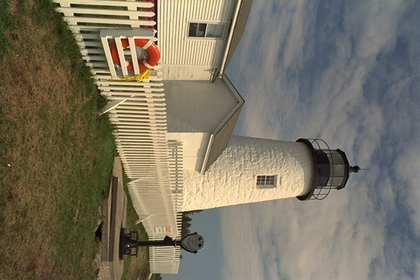
%> input picture bilinear/DemoPOCS/16small.tif, 420 x 280 px, shrunk from 576 x 384 before the run
$ octave Test.m   (GNU Octave 9; MATLAB toolbox functions it lacks are replaced by stand-ins)
%> lines starting %> are read from the running program, lines starting %| are printed output that depends on the picture
### bilinear/DemoPOCS/mosaic.m
%
% mosaic -> Creates a Bayer mosaic from an RGB image
%
%		[X] = mosaic(RGB)
%		RGB			-> Input image
%		X   	    -> Bayer sampled mosaic
%
% Bahadir K. Gunturk
% Department of Electrical and Computer Engineering
% Louisiana State University
% Email: bahadir@ece.lsu.edu
% URL  : http://www.ece.lsu.edu/~bahadir

function [X] = mosaic(RGB)

% G R
% B G

X = zeros(size(RGB,1),size(RGB,2));

X(1:2:end,2:2:end) = RGB(1:2:end,2:2:end,1); % Red
X(1:2:end,1:2:end) = RGB(1:2:end,1:2:end,2); % Green
X(2:2:end,2:2:end) = RGB(2:2:end,2:2:end,2); % Green
X(2:2:end,1:2:end) = RGB(2:2:end,1:2:end,3); % Blue


### bilinear/DemoPOCS/interp_bilinear.m
%
% interp_bilinear -> Bilinear interpolation from a Bayer mosaic
%
%		[RGB] = interp_bilinear(X)
%		RGB			-> Bilinearly interpolated image
%		X   	    -> Bayer sampled mosaic
%
% Bahadir K. Gunturk
% Department of Electrical and Computer Engineering
% Louisiana State University
% Email: bahadir@ece.lsu.edu
% URL  : http://www.ece.lsu.edu/~bahadir


function [RGB] = interp_bilinear(X)

% G R
% B G

% masks for Bayer pattern
Mr  = zeros(size(X)); Mr(1:2:end,2:2:end) = 1;   % 0:not red,  1:red
Mb  = zeros(size(X)); Mb(2:2:end,1:2:end) = 1;   % 0:not blue, 1:blue
Mg1 = zeros(size(X)); Mg1(1:2:end,1:2:end) = 1;  % 0: not G1,  1:G1
Mg2 = zeros(size(X)); Mg2(2:2:end,2:2:end) = 1;  % 0: not G2,  1:G2

% Green
Hg = [0 1/4 0; 1/4 1 1/4; 0 1/4 0];
G = conv2((Mg1+Mg2).*X,Hg,'same');

% Red/Blue
Hr = [1/4 1/2 1/4; 1/2 1 1/2; 1/4 1/2 1/4];
R = conv2(Mr.*X,Hr,'same');
B = conv2(Mb.*X,Hr,'same');

RGB(:,:,1) = R;
RGB(:,:,2) = G;
RGB(:,:,3) = B;

RGB(RGB<0) = 0;
RGB(RGB>255) = 255;

### bilinear/DemoPOCS/interp_edgeG.m
%
% interp_edgeG -> Edge-directed interpolation of G channel from a Bayer mosaic
%
%		[RGB] = interp_edgeG(X)
%		RGB			-> R and B are bilinearly interpolated, G is edge-directed interpolated
%		X   	    -> Bayer sampled mosaic
%
% Bahadir K. Gunturk
% Department of Electrical and Computer Engineering
% Louisiana State University
% Email: bahadir@ece.lsu.edu
% URL  : http://www.ece.lsu.edu/~bahadir


function [RGB] = interp_edgeG(X)

% G R
% B G

[height,width] = size(X);

RGB = interp_bilinear(X);

G = RGB(:,:,2);

% Interpolate G over B samples (excluding borders)
%


for j=4:2:height-4,
   for i=3:2:width-4,
      deltaH = abs( G(j,i-1)-G(j,i+1) ) + abs( 2*X(j,i)-X(j,i-2)-X(j,i+2) );
	  deltaV = abs( G(j-1,i)-G(j+1,i) ) + abs( 2*X(j,i)-X(j-2,i)-X(j+2,i) );
      if deltaV>deltaH,
         G(j,i) = ( G(j,i-1)+G(j,i+1) )/2 + ( 2*X(j,i)-X(j,i-2)-X(j,i+2) )/4;
      elseif deltaH>deltaV,
         G(j,i) = ( G(j-1,i)+G(j+1,i) )/2 + ( 2*X(j,i)-X(j-2,i)-X(j+2,i) )/4;
      else
         G(j,i) = ( G(j,i-1)+G(j,i+1)+G(j-1,i)+G(j+1,i))/4 + ...
             ( 2*X(j,i)-X(j,i-2)-X(j,i+2) + 2*X(j,i)-X(j-2,i)-X(j+2,i))/8;
      end;

   end;
end;
%
% Interpolate G over R samples (excluding borders)
%
for j=3:2:height-4,
   for i=4:2:width-4,
      deltaH = abs( G(j,i-1)-G(j,i+1) ) + abs( 2*X(j,i)-X(j,i-2)-X(j,i+2) );
      deltaV = abs( G(j-1,i)-G(j+1,i) ) + abs( 2*X(j,i)-X(j-2,i)-X(j+2,i) );
      if deltaV>deltaH,
         G(j,i) = ( G(j,i-1)+G(j,i+1) )/2 + ( 2*X(j,i)-X(j,i-2)-X(j,i+2) )/4;
      elseif deltaH>deltaV,
         G(j,i) = ( G(j-1,i)+G(j+1,i) )/2 + ( 2*X(j,i)-X(j-2,i)-X(j+2,i) )/4;
      else
         G(j,i) = ( G(j,i-1)+G(j,i+1)+G(j-1,i)+G(j+1,i))/4 + ...
             ( 2*X(j,i)-X(j,i-2)-X(j,i+2) + 2*X(j,i)-X(j-2,i)-X(j+2,i))/8;
      end;

   end;
end;

RGB(:,:,2) = G;

### bilinear/DemoPOCS/d_pocs.m
%
% d_pocs -> Demosaicing Using Alternating Projections
%		d_pocs simulates the projections onto convex sets (POCS) based demosaicing algorithm.
%
%		[out_pocs] = d_pocs(X, N_iter, T)
%		X 					-> Bayer sampled mosaic
%		N_iter				-> Number of iterations
%		T 					-> Threshold
%		out_pocs			-> Interpolated image using the POCS algorithm
%

% For details, please refer to the paper:
%  	Color plane interpolation using alternating projections
%		Gunturk, B.K.; Altunbasak, Y.; Mersereau, R.M.
%		Image Processing, IEEE Transactions on , Volume: 11 Issue: 9 , Sept 2002
%		Page(s): 997 -1013
%
%
% Bahadir K. Gunturk
% Department of Electrical and Computer Engineering
% Louisiana State University
% Email: bahadir@ece.lsu.edu
% URL  : http://www.ece.lsu.edu/~bahadir


function [out_pocs] = d_pocs(X, N_iter, T)

% G R
% B G

%%%%% Initial interpolation of the color channels
RGB = double(interp_edgeG(X));

%%%%% Initial Red, green, and blue channel assignments
R = RGB(:,:,1);
G = RGB(:,:,2);
B = RGB(:,:,3);

%%%%% Filters that will be used in subband decomposition
h0 = [1 2 1]/4;
h1 = [1 -2 1]/4;
g0 = [-1 2 6 2 -1]/8;
g1 = [1 2 -6 2 1]/8;

%%%% Update Green channel
Rd = X(1:2:end,2:2:end);
Bd = X(2:2:end,1:2:end);
Gd_R = RGB(1:2:end,2:2:end,2);
Gd_B = RGB(2:2:end,1:2:end,2);
%
[CA_Rr,CH_Rr,CV_Rr,CD_Rr] = rdwt2(Rd,h0,h1);
[CA_Gr,CH_Gr,CV_Gr,CD_Gr] = rdwt2(Gd_R,h0,h1);
[CA_Bb,CH_Bb,CV_Bb,CD_Bb] = rdwt2(Bd,h0,h1);
[CA_Gb,CH_Gb,CV_Gb,CD_Gb] = rdwt2(Gd_B,h0,h1);
%
Gd_R = ridwt2(CA_Gr, CH_Rr, CV_Rr, CD_Rr, g0,g1);
Gd_B = ridwt2(CA_Gb, CH_Bb, CV_Bb, CD_Bb, g0,g1);
%
G(1:2:end,2:2:end) = Gd_R;
G(2:2:end,1:2:end) = Gd_B;


%%%%% Alternating projections algorithm starts here
for iter=1:N_iter, % iterate

   %%%%% DETAIL PROJECTION

   %%%%% Decompose into subbands
   [CA_R,CH_R,CV_R,CD_R] = rdwt2(R,h0,h1);
   [CA_G,CH_G,CV_G,CD_G] = rdwt2(G,h0,h1);
   [CA_B,CH_B,CV_B,CD_B] = rdwt2(B,h0,h1);

   %%%%% Update detail subbands of R and B
   %%%
   CH_R(CH_R-CH_G > T) = CH_G(CH_R-CH_G > T) + T;
   CH_R(CH_R-CH_G <-T) = CH_G(CH_R-CH_G <-T) - T;
   CV_R(CV_R-CV_G > T) = CV_G(CV_R-CV_G > T) + T;
   CV_R(CV_R-CV_G <-T) = CV_G(CV_R-CV_G <-T) - T;
   CD_R(CD_R-CD_G > T) = CD_G(CD_R-CD_G > T) + T;
   CD_R(CD_R-CD_G <-T) = CD_G(CD_R-CD_G <-T) - T;
   %%%
   CH_B(CH_B-CH_G > T) = CH_G(CH_B-CH_G > T) + T;
   CH_B(CH_B-CH_G <-T) = CH_G(CH_B-CH_G <-T) - T;
   CV_B(CV_B-CV_G > T) = CV_G(CV_B-CV_G > T) + T;
   CV_B(CV_B-CV_G <-T) = CV_G(CV_B-CV_G <-T) - T;
   CD_B(CD_B-CD_G > T) = CD_G(CD_B-CD_G > T) + T;
   CD_B(CD_B-CD_G <-T) = CD_G(CD_B-CD_G <-T) - T;

   %%%%% Reconstruct back from subbands
   R = ridwt2(CA_R, CH_R, CV_R, CD_R, g0, g1);
   B = ridwt2(CA_B, CH_B, CV_B, CD_B, g0, g1);


   %%%%% OBSERVATION PROJECTION

   %%%%% Make sure that R and B channels obey the data
   R(1:2:end,2:2:end) = X(1:2:end,2:2:end);
   B(2:2:end,1:2:end) = X(2:2:end,1:2:end);


end;


%%%%% Output the image...
out_pocs(:,:,1) = R;
out_pocs(:,:,2) = G;
out_pocs(:,:,3) = B;


%%%%% NOTES
% ---------
% 1. Convolution of the channels with the filters may create artifacts along the borders.
%    I recommend to replace the borders with the bilinearly interpolated
%    (or another interpolation) data.
%
% ---------
%% 2. Second-level decomposition can be done as follows:
% [15 lines of commented-out code are left out]

### bilinear/DemoPOCS/rdwt2.m
%
% RDWT2 -> 2D Redundant Discrete Wavelet Transform
%		RDWT2 decomposes an image into its subbands.
%
%		[a,h,v,d] = rdwt2(x,h0,h1)
%		x 			-> Input image
%		h0,h1 	    -> Low-pass and high-pass filters for subband decomposition
%		a,h,v,d 	-> approximation, horizontal detail, vertical detail, and diagonal detail subbands
%
% Bahadir K. Gunturk
% Department of Electrical and Computer Engineering
% Louisiana State University
% Email: bahadir@ece.lsu.edu
% URL  : http://www.ece.lsu.edu/~bahadir

function [a,h,v,d] = rdwt2(x,h0,h1)

[height,width] = size(x);
t0 = ceil(length(h0)/2);

% h0,h1,g0,g1 are row vectors...
z = conv2(x,h0);
a = conv2(z,h0'); a = a(t0:t0+height-1,t0:t0+width-1);
h = conv2(z,h1'); h = h(t0:t0+height-1,t0:t0+width-1);

z = conv2(x,h1);
v = conv2(z,h0'); v = v(t0:t0+height-1,t0:t0+width-1);
d = conv2(z,h1'); d = d(t0:t0+height-1,t0:t0+width-1);

### bilinear/DemoPOCS/ridwt2.m
%
% RIDWT2 -> 2D Redundant Inverse Discrete Wavelet Transform
%		RIDWT2 reconstructs the image from its subbands.
%
%		x = ridwt2(a,h,v,d,g0,g1)
%		x 			-> Reconstructed image
%		a,h,v,d 	-> approximation, horizontal detail, vertical detail, and diagonal detail subbands
%		g0,g1 	    -> Synthesizing filters
%
% Bahadir K. Gunturk
% Department of Electrical and Computer Engineering
% Louisiana State University
% Email: bahadir@ece.lsu.edu
% URL  : http://www.ece.lsu.edu/~bahadir

function x = ridwt2(a,h,v,d,g0,g1)

[height,width] = size(a);
t0 = ceil(length(g0)/2);

x = conv2(g0,g0,a)+ ... % Approximation.
    conv2(g1,g0,h)+ ... % Horizontal Detail.
    conv2(g0,g1,v)+ ... % Vertical Detail.
    conv2(g1,g1,d);     % Diagonal Detail.

 x = x(t0:t0+height-1,t0:t0+width-1);


### bilinear/DemoPOCS/Test.m
%
% Test POCS-based demosaicking algorithm
%
% For details, please refer to the paper:
%  	Color plane interpolation using alternating projections
%		Gunturk, B.K.; Altunbasak, Y.; Mersereau, R.M.
%		Image Processing, IEEE Transactions on , Volume: 11 Issue: 9 , Sept 2002
%		Page(s): 997 -1013
%
%
% Bahadir K. Gunturk
% Department of Electrical and Computer Engineering
% Louisiana State University
% Email: bahadir@ece.lsu.edu
% URL  : http://www.ece.lsu.edu/~bahadir


clear all;

% Read image
a = imread('16small.tif');
%> a is the input picture: size 280x420x3 uint8; mean R, G, B 122.4, 115.5, 98.2

% Create Bayer sampled mosaic
X = mosaic(a);
%> in mosaic, `X(2:2:end,2:2:end) = RGB(2:2:end,2:2:end,2);`:
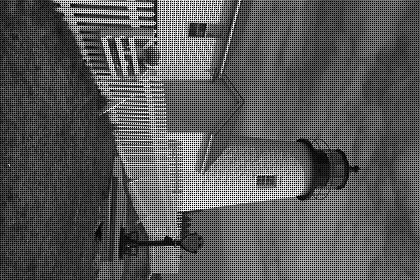
%> X: size 280x420 double; min 0, max 255, mean 88.4

% Bilinear interpolation
[RGB_bilinear] = interp_bilinear(X);
%> in interp_bilinear, `Mr(1:2:end,2:2:end) = 1`:
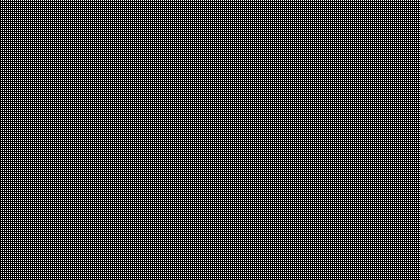
%> Mr: size 280x420 double; values 0 (black) and 1 (white), 25% white in thin lines or dots
%> in interp_bilinear, `Mg2(2:2:end,2:2:end) = 1`:
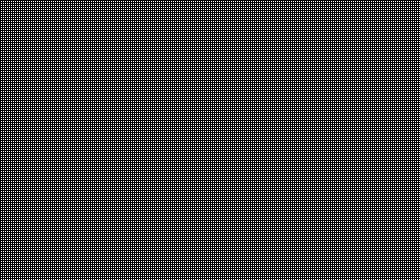
%> Mg2: size 280x420 double; values 0 (black) and 1 (white), 25% white in thin lines or dots
imshow(uint8(RGB_bilinear)); title('Demosaicking using bilinear interpolation');


% Demosaicing Using Alternating Projections
N_iter = 5;
T = 0.02;
out_pocs = d_pocs(X, N_iter, T);
%> in d_pocs, `Gd_B = RGB(2:2:end,1:2:end,2);`:
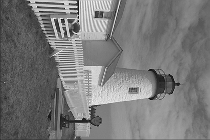
%> Gd_B: size 140x210 double; min -22.5, max 266.2, mean 115.1; drawn with min black and max white
%> call 2 of rdwt2, with h0 = [0.25 0.5 0.25], h1 = [0.25 -0.5 0.25]
%> in rdwt2 (call 2), `d = d(t0:t0+height-1,t0:t0+width-1)`:
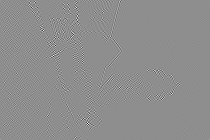
%> d: size 140x210 double; min -48.47, max 38.31, mean 0; drawn with min black and max white
%> call 3 of rdwt2, with h0 = [0.25 0.5 0.25], h1 = [0.25 -0.5 0.25]
%> in rdwt2 (call 3), `a = a(t0:t0+height-1,t0:t0+width-1)`:
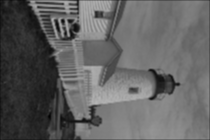
%> a: size 140x210 double; min 1.06, max 181.9, mean 97.5
%> in rdwt2 (call 3), `v = conv2(z,h0')`:
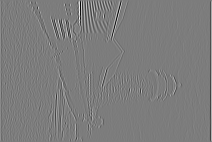
%> v: size 142x212 double; min -74.62, max 77.75, mean 0; drawn with min black and max white

% Display result
figure; imshow(uint8(out_pocs)); title('Demosaicking using alternating projections');
